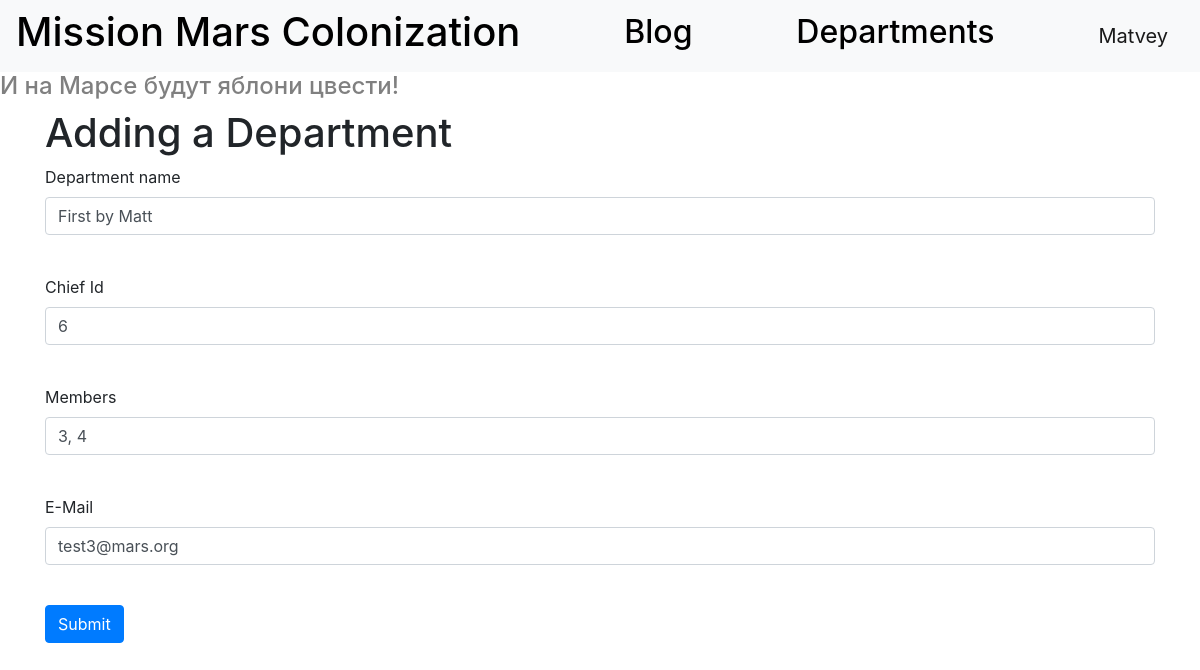
/add_dep/3 (signed in), run on the app's committed database.
### data/users.py (models this page shows, shortened)
class User(SqlAlchemyBase, UserMixin, SerializerMixin):
    __tablename__ = 'users'
    id = sqlalchemy.Column(sqlalchemy.Integer,
                           primary_key=True, autoincrement=True)
    surname = sqlalchemy.Column(sqlalchemy.String, nullable=True)
    name = sqlalchemy.Column(sqlalchemy.String, nullable=True)
    age = sqlalchemy.Column(sqlalchemy.Integer, nullable=True)
    position = sqlalchemy.Column(sqlalchemy.String, nullable=True)
    speciality = sqlalchemy.Column(sqlalchemy.String, nullable=True)
    address = sqlalchemy.Column(sqlalchemy.String, nullable=True)
    email = sqlalchemy.Column(sqlalchemy.String, unique=True, nullable=True)
    hashed_password = sqlalchemy.Column(sqlalchemy.String, nullable=True)
    modified_date = sqlalchemy.Column(sqlalchemy.DateTime, default=datetime.datetime.now)
    news = orm.relation("News", back_populates='user')
    jobs = orm.relation("Jobs", back_populates='user')
    deps = orm.relation("Department", back_populates='user')

### data/departments.py (models this page shows)
class Department(SqlAlchemyBase, SerializerMixin):
    __tablename__ = 'departments'
    id = sqlalchemy.Column(sqlalchemy.Integer,
                           primary_key=True, autoincrement=True)
    title = sqlalchemy.Column(sqlalchemy.String, nullable=True)
    chief = sqlalchemy.Column(sqlalchemy.Integer, sqlalchemy.ForeignKey("users.id"),
                              nullable=True)
    members = sqlalchemy.Column(sqlalchemy.String, sqlalchemy.ForeignKey("jobs.collaborators"),
                                nullable=True)
    email = sqlalchemy.Column(sqlalchemy.String, unique=True, nullable=True)
    creator = sqlalchemy.Column(sqlalchemy.Integer, nullable=True)
    user = orm.relation("User")
    jobs = orm.relation("Jobs")

### main.py (the view, shortened to what this page needs)
@app.route('/add_dep/<int:id>', methods=['GET', 'POST'])
@login_required
def edit_dep(id):
    form = DepForm()
    if request.method == "GET":
        session = db_session.create_session()
        if current_user.id == 1:
            dep = session.query(Department).filter(Department.id == id).first()
        else:
            dep = session.query(Department).filter(Department.id == id,
                                             Department.creator == current_user.id).first()
        if dep:
            form.title.data = dep.title
            form.chief_id.data = dep.chief
            form.members.data = dep.members
            form.email.data = dep.email
        else:
            abort(404)
    return render_template('add_dep.html', title='Department edit', form=form)

### forms.py
class DepForm(FlaskForm):
    title = StringField("Department name", validators=[DataRequired()])
    chief_id = IntegerField("Chief Id", validators=[DataRequired()])
    members = StringField("Members", validators=[DataRequired()])
    email = StringField("E-Mail", validators=[DataRequired()])
    submit = SubmitField('Submit')

### data/db_session.py (called while the page is built)
def create_session() -> Session:
    global __factory
    return __factory()

### main.py (called while the page is built)
@login_manager.user_loader
def load_user(user_id):
    session = db_session.create_session()
    return session.query(User).get(user_id)

### templates/add_dep.html (shortened to what this page needs)
{% extends "base.html" %}
{% block content %}
<h1>Adding a Department</h1>
<form action="" method="post">
    <p>
        {{ form.title.label }}<br>
        {{ form.title(class="form-control") }}<br>
    </p>
    <p>
        {{ form.chief_id.label }}<br>
        {{ form.chief_id(class="form-control") }}<br>
    </p>
    <p>
        {{ form.members.label }}<br>
        {{ form.members(class="form-control") }}<br>
    </p>
    <p>
        {{ form.email.label }}<br>
        {{ form.email(class="form-control") }}<br>
    </p>
    <p>{{ form.submit(type="submit", class="btn btn-primary") }}</p>
</form>
{% endblock %}

### templates/base.html (shortened to what this page needs)
<!doctype html>
<html lang="en">
<head>
    <link rel="stylesheet"
          href="https://stackpath.bootstrapcdn.com/bootstrap/4.4.1/css/bootstrap.min.css"
>
</head>
<body>
<header>
    <nav class="navbar navbar-light bg-light">
        <h1><a href="/" style="text-decoration: none; color: black;">Mission Mars Colonization</a></h1>
        <h2><a href="/blog" style="text-decoration: none; color: black;">Blog</a></h2>
        <h2><a href="/departments" style="text-decoration: none; color: black;">Departments</a></h2>
        {% if current_user.is_authenticated %}
            <a class="navbar-brand" href="/logout">{{ current_user.name }}</a>
        {% else %}
            <p>
                <a class="btn btn-primary " href="/register">Sign up</a>
                <a class="btn btn-success" href="/login">Sign in</a>
            </p>
        {% endif %}
    </nav>
</header>
<h4>И на Марсе будут яблони цвести!</h4>
<main role="main" class="container">
    {% block content %}{% endblock %}
</main>
</body>
</html>

### templates/base.html (style rules this page uses)
h4 { color: grey; }

### data on the page
User: name "Matvey"
Department: title "First by Matt", members "3, 4", email "test3@mars.org"
